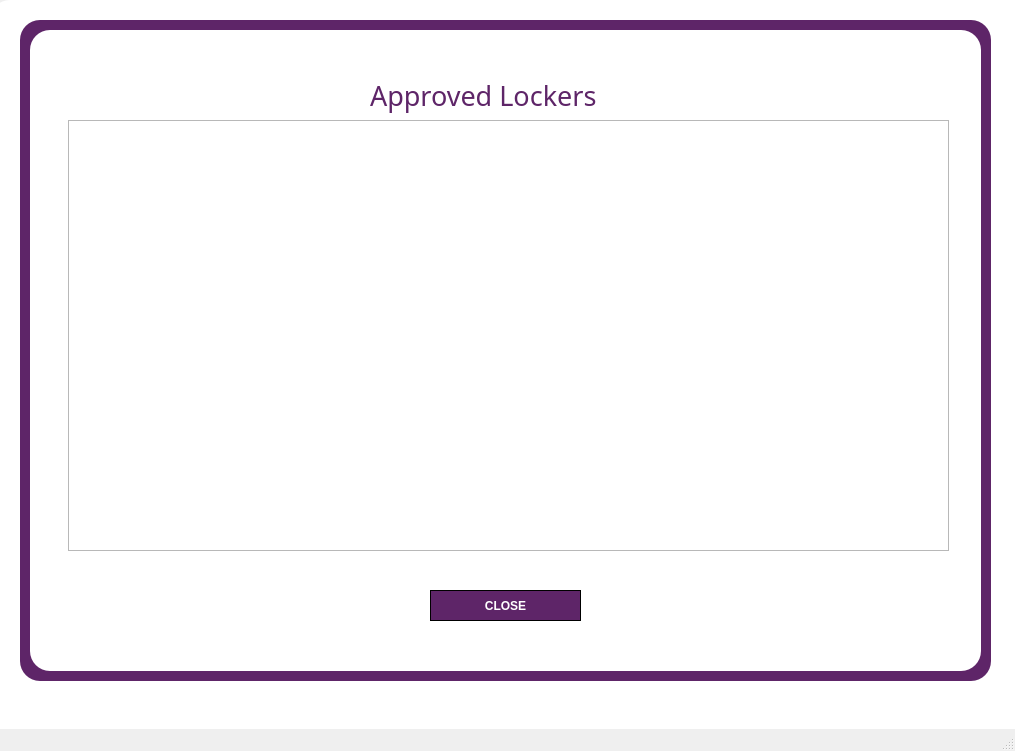
<?xml version="1.0" encoding="UTF-8"?>
<ui version="4.0">
 <class>MainWindow</class>
 <widget class="QMainWindow" name="MainWindow">
  <property name="geometry">
   <rect>
    <x>0</x>
    <y>0</y>
    <width>1015</width>
    <height>751</height>
   </rect>
  </property>
  <property name="windowTitle">
   <string>MainWindow</string>
  </property>
  <property name="styleSheet">
   <string notr="true">


QLabel {
  color:#5e2568;
	
	font: 10pt &quot;Arial Nova&quot;;
}

QLineEdit {
  border-radius: 8px;
  border: 1px solid #e0e4e7;
  padding: 5px 15px;
}

QLineEdit:focus 
{
  border: 1px solid #d0e3ff;
}

QPushButton {
  font: 10pt &quot;Nirmala UI&quot;;
  background-color: #5e2568;
  color: #fff;
  font-weight: 600;
  border-radius: 100px;
  border: 1px solid;
  padding: 5px 15px;
  margin-top: 10px;
  outline: 0px;
}

QPushButton:hover,	
QPushButton:focus 
{
  border: 3px solid #9d00ff;
}



</string>
  </property>
  <widget class="QWidget" name="centralwidget">
   <widget class="QTableWidget" name="tableWidget">
    <property name="geometry">
     <rect>
      <x>68</x>
      <y>120</y>
      <width>881</width>
      <height>431</height>
     </rect>
    </property>
   </widget>
   <widget class="QLabel" name="label">
    <property name="geometry">
     <rect>
      <x>370</x>
      <y>60</y>
      <width>381</width>
      <height>71</height>
     </rect>
    </property>
    <property name="font">
     <font>
      <family>Arial Nova</family>
      <pointsize>20</pointsize>
      <weight>50</weight>
      <italic>false</italic>
      <bold>false</bold>
     </font>
    </property>
    <property name="styleSheet">
     <string notr="true">font: 20pt &quot;Arial Nova&quot;;</string>
    </property>
    <property name="text">
     <string>Approved Lockers</string>
    </property>
   </widget>
   <widget class="QPushButton" name="pushButton">
    <property name="geometry">
     <rect>
      <x>430</x>
      <y>580</y>
      <width>151</width>
      <height>41</height>
     </rect>
    </property>
    <property name="text">
     <string>CLOSE</string>
    </property>
   </widget>
   <widget class="QWidget" name="widget" native="true">
    <property name="geometry">
     <rect>
      <x>30</x>
      <y>30</y>
      <width>951</width>
      <height>641</height>
     </rect>
    </property>
    <property name="styleSheet">
     <string notr="true">background-color: rgb(255, 255, 255);
border-radius: 20px </string>
    </property>
   </widget>
   <widget class="QWidget" name="widget_2" native="true">
    <property name="geometry">
     <rect>
      <x>20</x>
      <y>20</y>
      <width>971</width>
      <height>661</height>
     </rect>
    </property>
    <property name="styleSheet">
     <string notr="true">background-color: rgb(94, 37, 104);
border-radius: 20px </string>
    </property>
   </widget>
   <widget class="QWidget" name="widget_3" native="true">
    <property name="geometry">
     <rect>
      <x>-10</x>
      <y>0</y>
      <width>1121</width>
      <height>791</height>
     </rect>
    </property>
    <property name="styleSheet">
     <string notr="true">background-color: rgb(255, 255, 255);
border-radius: 20px </string>
    </property>
   </widget>
   <zorder>widget_3</zorder>
   <zorder>widget_2</zorder>
   <zorder>widget</zorder>
   <zorder>tableWidget</zorder>
   <zorder>label</zorder>
   <zorder>pushButton</zorder>
  </widget>
  <widget class="QMenuBar" name="menubar">
   <property name="geometry">
    <rect>
     <x>0</x>
     <y>0</y>
     <width>1015</width>
     <height>26</height>
    </rect>
   </property>
  </widget>
  <widget class="QStatusBar" name="statusbar"/>
 </widget>
 <resources/>
 <connections/>
</ui>
